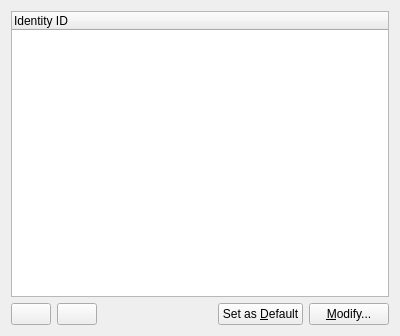
<ui version="4.0" >
 <class>KopeteIdentityConfigBase</class>
 <widget class="QWidget" name="KopeteIdentityConfigBase" >
  <property name="geometry" >
   <rect>
    <x>0</x>
    <y>0</y>
    <width>400</width>
    <height>336</height>
   </rect>
  </property>
  <property name="windowTitle" >
   <string>Manage Identities</string>
  </property>
  <layout class="QVBoxLayout" >
   <item>
    <widget class="QTreeWidget" name="mIdentityList" >
     <property name="alternatingRowColors" >
      <bool>true</bool>
     </property>
     <property name="selectionBehavior" >
      <enum>QAbstractItemView::SelectRows</enum>
     </property>
     <property name="iconSize" >
      <size>
       <width>32</width>
       <height>32</height>
      </size>
     </property>
     <property name="rootIsDecorated" >
      <bool>false</bool>
     </property>
     <property name="allColumnsShowFocus" >
      <bool>true</bool>
     </property>
     <column>
      <property name="text" >
       <string>Identity ID</string>
      </property>
     </column>
    </widget>
   </item>
   <item>
    <layout class="QHBoxLayout" >
     <item>
      <widget class="QPushButton" name="mButtonNew" >
       <property name="toolTip" >
        <string>Add new account</string>
       </property>
       <property name="text" >
        <string/>
       </property>
      </widget>
     </item>
     <item>
      <widget class="QPushButton" name="mButtonRemove" >
       <property name="toolTip" >
        <string>Remove selected account</string>
       </property>
       <property name="whatsThis" >
        <string>Remove selected account</string>
       </property>
       <property name="text" >
        <string/>
       </property>
      </widget>
     </item>
     <item>
      <spacer>
       <property name="orientation" >
        <enum>Qt::Horizontal</enum>
       </property>
       <property name="sizeHint" >
        <size>
         <width>40</width>
         <height>20</height>
        </size>
       </property>
      </spacer>
     </item>
     <item>
      <widget class="QPushButton" name="mButtonDefault" >
       <property name="text" >
        <string>Set as &amp;Default</string>
       </property>
      </widget>
     </item>
     <item>
      <widget class="QPushButton" name="mButtonEdit" >
       <property name="toolTip" >
        <string>Modify selected account</string>
       </property>
       <property name="whatsThis" >
        <string>Let you edit the account's properties.</string>
       </property>
       <property name="text" >
        <string>&amp;Modify...</string>
       </property>
      </widget>
     </item>
    </layout>
   </item>
  </layout>
 </widget>
 <resources/>
 <connections/>
</ui>
